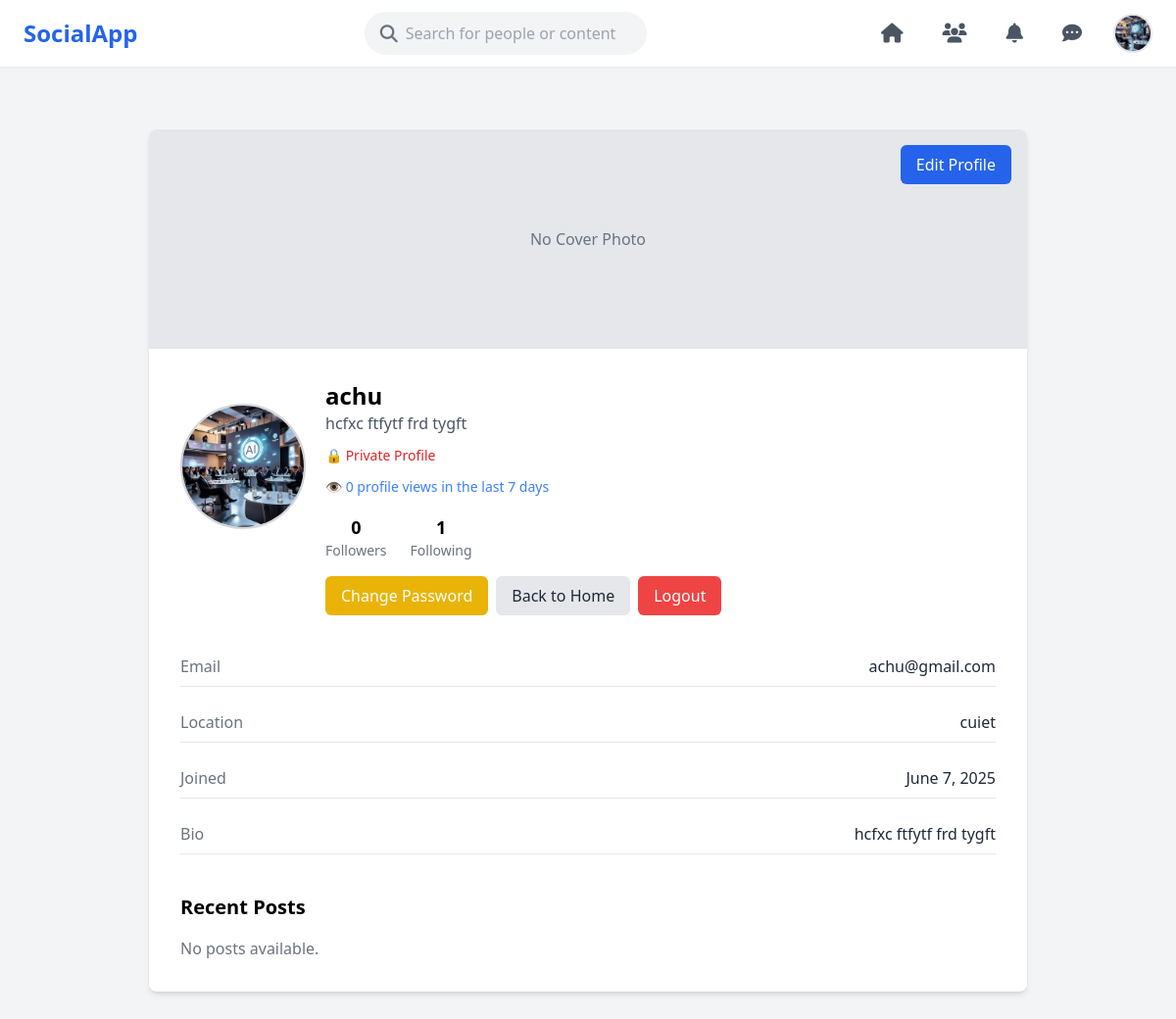
Page /profile/ (signed in) on the committed database.
### myapp/models.py (models this page shows, shortened)
class CustomUser(AbstractUser):
    email = models.EmailField(_('email address'), unique=True)
    profile_picture = models.ImageField(upload_to='profile_pics/', default='default.jpg')
    bio = models.TextField(max_length=500, blank=True)
    location = models.CharField(max_length=100, blank=True)
    birth_date = models.DateField(null=True, blank=True)

### myapp/views.py (the view, shortened to what this page needs)
# urls.py: path('profile/', views.profile, name='profile'),
@login_required
@login_required
def profile(request, username=None):
    if username:
        profile_user = get_object_or_404(User, username=username)
    else:
        profile_user = request.user
    followers_count = Follow.objects.filter(following=profile_user).count()
    following_count = Follow.objects.filter(follower=profile_user).count()
    recent_posts = Post.objects.filter(user=profile_user).order_by('-created_at')[:6]
    recent_views_count = ProfileView.objects.filter(
        viewed_user=profile_user,
        timestamp__gte=now() - timedelta(days=7)
    ).count()
    context = {
        'profile_user': profile_user,
        'followers_count': followers_count,
        'following_count': following_count,
        'recent_posts': recent_posts,
        'recent_views_count': recent_views_count,
    }
    return render(request, 'profile.html', context)

### templates/profile.html (shortened to what this page needs)
{% extends "navbar.html" %}
{% load static %}
{% block content %}
<div class="max-w-4xl mx-auto my-8 bg-white rounded-lg shadow-md font-sans overflow-hidden">
    <div class="relative w-full h-56 bg-gray-200">
        {% if profile_user.cover_photo %}
            <img src="{{ profile_user.cover_photo.url }}" class="object-cover w-full h-full" alt="Cover Photo">
        {% else %}
            <div class="flex items-center justify-center w-full h-full text-gray-500">No Cover Photo</div>
        {% endif %}
        {% if request.user == profile_user %}
        <button id="edit-profile-btn" class="absolute top-4 right-4 px-4 py-2 bg-blue-600 text-white rounded-md font-medium">Edit Profile</button>
        {% endif %}
    </div>
    <div class="p-8">
        <div class="flex items-center gap-5 mb-8" id="profile-header">
            <div class="w-32 h-32 rounded-full border-2 border-gray-300 overflow-hidden -mt-16 bg-white">
                {% if profile_user.profile_picture %}
                    <img src="{{ profile_user.profile_picture.url }}" alt="Profile Picture" class="w-full h-full object-cover">
                {% else %}
                    <img src="{% static 'default-avatar.png' %}" alt="Default Avatar" class="w-full h-full object-cover">
                {% endif %}
            </div>
            <div>
                <h2 id="display-name" class="text-2xl font-semibold">
                    {{ profile_user.get_full_name|default:profile_user.username }}
                </h2>
                <p id="display-bio" class="text-gray-600">{{ profile_user.bio }}</p>
                <div class="mt-2">
                    {% if profile_user.is_public %}
                        <span class="text-green-600 text-sm">🌐 Public Profile</span>
                    {% else %}
                        <span class="text-red-600 text-sm">🔒 Private Profile</span>
                    {% endif %}
                </div>
                {% if request.user == profile_user %}
                <div class="mt-2">
                    <span class="text-blue-500 text-sm">👁 {{ recent_views_count }} profile views in the last 7 days</span>
                </div>
                {% endif %}
                <div class="flex gap-6 mt-4">
                    <a href="{% url 'follower_list' profile_user.username %}" class="text-center hover:underline">
                        <div class="font-bold text-lg">{{ followers_count }}</div>
                        <div class="text-sm text-gray-500">Followers</div>
                    </a>
                    <a href="{% url 'following_list' profile_user.username %}" class="text-center hover:underline">
                        <div class="font-bold text-lg">{{ following_count }}</div>
                        <div class="text-sm text-gray-500">Following</div>
                    </a>
                </div>
                {% if request.user == profile_user %}
                <div class="mt-4 flex flex-wrap gap-2">
                    <a href="{% url 'change_password' %}" class="px-4 py-2 bg-yellow-500 text-white rounded-md font-medium">Change Password</a>
                    <a href="{% url 'home' %}" class="px-4 py-2 bg-gray-200 text-gray-800 rounded-md font-medium">Back to Home</a>
                    <a href="{% url 'logout' %}" class="px-4 py-2 bg-red-500 text-white rounded-md font-medium">Logout</a>
                </div>
                {% endif %}
            </div>
        </div>
        <div id="profile-details" class="space-y-4">
            <div class="flex justify-between py-2 border-b border-gray-200">
                <div class="font-medium text-gray-500">Email</div>
                <div class="text-gray-800">{{ profile_user.email }}</div>
            </div>
            <div class="flex justify-between py-2 border-b border-gray-200">
                <div class="font-medium text-gray-500">Location</div>
                <div class="text-gray-800">{{ profile_user.location }}</div>
            </div>
            <div class="flex justify-between py-2 border-b border-gray-200">
                <div class="font-medium text-gray-500">Joined</div>
                <div class="text-gray-800">{{ profile_user.date_joined|date:"F j, Y" }}</div>
            </div>
            <div class="flex justify-between py-2 border-b border-gray-200">
                <div class="font-medium text-gray-500">Bio</div>
                <div class="text-gray-800" id="display-bio-full">{{ profile_user.bio }}</div>
            </div>
        </div>
        <div class="mt-10">
            <h3 class="text-xl font-semibold mb-4">Recent Posts</h3>
            {% if recent_posts %}
            <div class="grid grid-cols-3 gap-4">
                {% for post in recent_posts %}
                <a href="{% url 'post_detail' post.id %}" class="block">
                    {% if post.image %}
                        <img src="{{ post.image.url }}" alt="Post" class="w-full h-32 object-cover rounded-md border">
                    {% else %}
                        <img src="{% static 'default-post.png' %}" alt="No Image" class="w-full h-32 object-cover rounded-md border">
                    {% endif %}
                </a>
                {% endfor %}
            </div>
            {% else %}
            <p class="text-gray-500">No posts available.</p>
            {% endif %}
        </div>
    </div>
</div>
{% endblock %}

### templates/navbar.html (shortened to what this page needs)
{% load static %}
<!DOCTYPE html>
<html lang="en">
<head>
    <script src="https://cdn.tailwindcss.com"></script>
    <link rel="stylesheet" href="https://cdnjs.cloudflare.com/ajax/libs/font-awesome/6.4.0/css/all.min.css"/>
</head>
<body class="bg-gray-100 font-sans m-0 text-base">
    <header class="bg-white py-3 px-6 flex items-center justify-between shadow-sm sticky top-0 z-50">
        <a href="{% url 'home' %}" class="text-2xl font-bold text-blue-600 no-underline hover:text-blue-700">SocialApp</a>
        <form action="{% url 'search' %}" method="get" class="flex items-center bg-gray-100 rounded-full px-4 py-2 w-72" role="search" aria-label="Site search">
            <i class="fas fa-search text-gray-500 text-lg mr-2" aria-hidden="true"></i>
            <input type="text" name="q" placeholder="Search for people or content" aria-label="Search input" class="border-none bg-transparent outline-none w-full text-base" />
        </form>
        <nav class="flex items-center gap-6" aria-label="Primary navigation">
            <a href="{% url 'home' %}" class="relative no-underline text-current flex items-center text-lg p-2 hover:bg-gray-100 rounded-lg" title="Home" aria-label="Home">
                <i class="fas fa-home text-gray-600 text-xl" aria-hidden="true"></i>
            </a>
            <a href="{% url 'users_list' %}" class="relative no-underline text-current flex items-center text-lg p-2 hover:bg-gray-100 rounded-lg" title="Users" aria-label="Users">
                <i class="fas fa-users text-gray-600 text-xl" aria-hidden="true"></i>
            </a>
            <a href="{% url 'notifications' %}" class="relative no-underline text-current flex items-center text-lg p-2 hover:bg-gray-100 rounded-lg" title="Notifications" aria-label="Notifications">
                <i class="fas fa-bell text-gray-600 text-xl" aria-hidden="true"></i>
            </a>
            <a href="{% url 'messages' %}" class="relative no-underline text-current flex items-center text-lg p-2 hover:bg-gray-100 rounded-lg" title="Messages" aria-label="Messages">
                <i class="fas fa-comment-dots text-gray-600 text-xl" aria-hidden="true"></i>
            </a>
            <a href="{% url 'profile' %}" class="relative no-underline text-current flex items-center" title="Profile" aria-label="Profile">
                {% if user.is_authenticated and user.profile_picture %}
                    <img src="{{ user.profile_picture.url }}" alt="Profile Picture" class="w-10 h-10 rounded-full object-cover cursor-pointer border-2 border-gray-200 hover:border-blue-500" />
                {% else %}
                    <img src="{% static 'default-avatar.png' %}" alt="Default Avatar" class="w-10 h-10 rounded-full object-cover cursor-pointer border-2 border-gray-200 hover:border-blue-500" />
                {% endif %}
            </a>
        </nav>
    </header>
    <div class="flex justify-center mt-8 px-4">
        <div class="w-full max-w-6xl">
            {% block content %}
            {% endblock %}
        </div>
    </div>
</body>
</html>

### rows in the picture
CustomUser: profile_picture (picture), get_full_name "achu", bio "hcfxc ftfytf frd tygft", email "achu@gmail.com", location "cuiet", date_joined "June 7, 2025"

### other values in the picture
{{ recent_views_count }} "0"
{{ followers_count }} "0"
{{ following_count }} "1"
